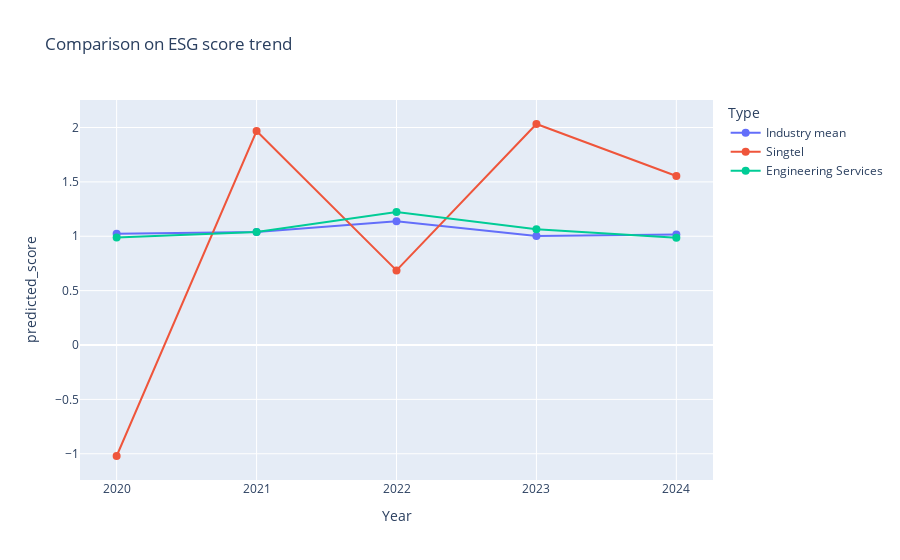

The cell this chart's notebook holds for it:
### Code cell
fig_compare = px.line(compare_data, x = "Year", y = "predicted_score", color = "Type",
                      markers = True, 
                      title = "Comparison on ESG score trend")

fig_compare.update_traces(
    hovertemplate = 'Year: %{x} <br> ESG Score: %{y} <extra></extra>', 
    marker = dict(size = 8)
)

fig_compare.show()

### Figure 1 — Plotly figure (JSON) as saved in the notebook; plotly's stock layout.template omitted (floating-point values rounded to 4 significant figures)
{"data": [{"hovertemplate": "Year: %{x} <br> ESG Score: %{y} <extra></extra>", "legendgroup": "Industry mean", "line": {"color": "#636efa", "dash": "solid"}, "marker": {"size": 8, "symbol": "circle"}, "mode": "lines+markers", "name": "Industry mean", "orientation": "v", "showlegend": true, "type": "scatter", "x": [2020, 2021, 2022, 2023, 2024], "xaxis": "x", "y": [1.023, 1.04, 1.139, 1.002, 1.016], "yaxis": "y"}, {"hovertemplate": "Year: %{x} <br> ESG Score: %{y} <extra></extra>", "legendgroup": "Singtel", "line": {"color": "#EF553B", "dash": "solid"}, "marker": {"size": 8, "symbol": "circle"}, "mode": "lines+markers", "name": "Singtel", "orientation": "v", "showlegend": true, "type": "scatter", "x": [2020, 2021, 2022, 2023, 2024], "xaxis": "x", "y": [-1.02, 1.968, 0.6863, 2.032, 1.554], "yaxis": "y"}, {"hovertemplate": "Year: %{x} <br> ESG Score: %{y} <extra></extra>", "legendgroup": "Engineering Services", "line": {"color": "#00cc96", "dash": "solid"}, "marker": {"size": 8, "symbol": "circle"}, "mode": "lines+markers", "name": "Engineering Services", "orientation": "v", "showlegend": true, "type": "scatter", "x": [2020, 2021, 2022, 2023, 2024], "xaxis": "x", "y": [0.9875, 1.04, 1.224, 1.065, 0.9862], "yaxis": "y"}], "layout": {"legend": {"title": {"text": "Type"}, "tracegroupgap": 0}, "title": {"text": "Comparison on ESG score trend"}, "xaxis": {"anchor": "y", "domain": [0, 1], "title": {"text": "Year"}}, "yaxis": {"anchor": "x", "domain": [0, 1], "title": {"text": "predicted_score"}}}}
